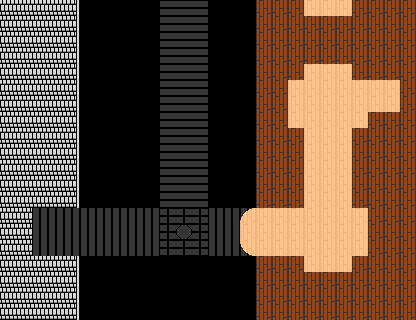

This game map was drawn from its Tiled (.tmx) file and the tilesets committed beside it. A one-line description and the full map source follow:
An orthogonal 26x20 tile map with 16x16 px tiles, 2 tile layers (Tile Layer 1, Tile Layer 2), 4 tilesets.

<map version="1.10" tiledversion="1.10.1" orientation="orthogonal" renderorder="right-down" width="26" height="20" tilewidth="16" tileheight="16" infinite="0" nextlayerid="3" nextobjectid="1">
 <tileset firstgid="1" source="ground tlst3.tsx" />
 <tileset firstgid="55" source="ground tlst6.tsx" />
 <tileset firstgid="109" source="ground tlst4.tsx" />
 <tileset firstgid="163" source="building tileset1.tsx" />
 <layer id="1" name="Tile Layer 1" width="26" height="20">
  <data encoding="csv">
0,0,0,0,0,0,0,0,0,0,0,0,0,0,0,0,0,0,0,21,21,21,0,0,0,0,
0,0,0,0,0,0,0,0,0,0,0,0,0,0,0,0,0,0,0,0,0,0,0,0,0,0,
0,0,0,0,0,0,0,0,0,0,0,0,0,0,0,0,0,0,0,0,0,0,0,0,0,0,
0,0,0,0,0,0,0,0,0,0,0,0,0,0,0,0,0,0,0,0,0,0,0,0,0,0,
0,0,0,0,0,0,0,0,0,0,0,0,0,0,0,0,0,0,0,21,21,21,0,0,0,0,
0,0,0,0,0,0,0,0,0,0,0,0,0,0,0,0,0,0,21,21,21,21,21,21,21,0,
0,0,0,0,0,0,0,0,0,0,0,0,0,0,0,0,0,0,21,21,21,21,21,21,21,0,
0,0,0,0,0,0,0,0,0,0,0,0,0,0,0,0,0,0,21,21,21,21,21,0,0,0,
0,0,0,0,0,0,0,0,0,0,0,0,0,0,0,0,0,0,0,21,21,21,0,0,0,0,
0,0,0,0,0,0,0,0,0,0,0,0,0,0,0,0,0,0,0,21,21,21,0,0,0,0,
0,0,0,0,0,0,0,0,0,0,0,0,0,0,0,0,0,0,0,21,21,21,0,0,0,0,
0,0,0,0,0,0,0,0,0,0,0,0,0,0,0,0,0,0,0,21,21,21,0,0,0,0,
0,0,0,0,0,0,0,0,0,0,0,0,0,0,0,0,0,0,0,21,21,21,0,0,0,0,
0,0,0,0,0,0,0,0,0,0,107,107,107,60,60,60,0,21,21,21,21,21,21,0,0,0,
0,0,0,0,0,0,0,0,0,0,107,107,107,60,60,60,0,21,21,21,21,21,21,0,0,0,
0,0,0,0,0,0,0,0,0,0,107,107,107,60,60,60,0,21,21,21,21,21,21,0,0,0,
0,0,0,0,0,0,0,0,0,0,0,0,0,0,0,0,0,0,0,21,21,21,0,0,0,0,
0,0,0,0,0,0,0,0,0,0,0,0,0,0,0,0,0,0,0,0,0,0,0,0,0,0,
0,0,0,0,0,0,0,0,0,0,0,0,0,0,0,0,0,0,0,0,0,0,0,0,0,0,
0,0,0,0,0,0,0,0,0,0,0,0,0,0,0,0,0,0,0,0,0,0,0,0,0,0
</data>
 </layer>
 <layer id="2" name="Tile Layer 2" width="26" height="20">
  <data encoding="csv">
230,230,230,230,231,0,0,0,0,0,75,75,75,0,0,0,129,129,129,0,0,0,129,129,129,129,
230,230,230,230,231,0,0,0,0,0,75,75,75,0,0,0,129,129,129,129,129,129,129,129,129,129,
230,230,230,230,231,0,0,0,0,0,75,75,75,0,0,0,129,129,129,129,129,129,129,129,129,129,
230,230,230,230,231,0,0,0,0,0,75,75,75,0,0,0,129,129,129,129,129,129,129,129,129,129,
230,230,230,230,231,0,0,0,0,0,75,75,75,0,0,0,129,129,129,0,0,0,129,129,129,129,
230,230,230,230,231,0,0,0,0,0,75,75,75,0,0,0,129,129,0,0,0,0,0,0,0,129,
230,230,230,230,231,0,0,0,0,0,75,75,75,0,0,0,129,129,0,0,0,0,0,0,0,129,
230,230,230,230,231,0,0,0,0,0,75,75,75,0,0,0,129,129,0,0,0,0,0,129,129,129,
230,230,230,230,231,0,0,0,0,0,75,75,75,0,0,0,129,129,129,0,0,0,129,129,129,129,
230,230,230,230,231,0,0,0,0,0,75,75,75,0,0,0,129,129,129,0,0,0,129,129,129,129,
230,230,230,230,231,0,0,0,0,0,75,75,75,0,0,0,129,129,129,0,0,0,129,129,129,129,
230,230,230,230,231,0,0,0,0,0,75,75,75,0,0,0,129,129,129,0,0,0,129,129,129,129,
230,230,230,230,231,0,0,0,0,0,75,75,75,0,0,0,129,129,129,0,0,0,129,129,129,129,
230,230,60,60,60,60,60,60,60,60,0,0,0,0,0,10,21,0,0,0,0,0,0,129,129,129,
230,230,60,60,60,60,60,60,60,60,0,66,0,0,0,21,21,0,0,0,0,0,0,129,129,129,
230,230,60,60,60,60,60,60,60,60,0,0,0,0,0,19,21,0,0,0,0,0,0,129,129,129,
230,230,230,230,231,0,0,0,0,0,0,0,0,0,0,0,129,129,129,0,0,0,129,129,129,129,
230,230,230,230,231,0,0,0,0,0,0,0,0,0,0,0,129,129,129,129,129,129,129,129,129,129,
230,230,230,230,231,0,0,0,0,0,0,0,0,0,0,0,129,129,129,129,129,129,129,129,129,129,
230,230,230,230,231,0,0,0,0,0,0,0,0,0,0,0,129,129,129,129,129,129,129,129,129,129
</data>
 </layer>
</map>
